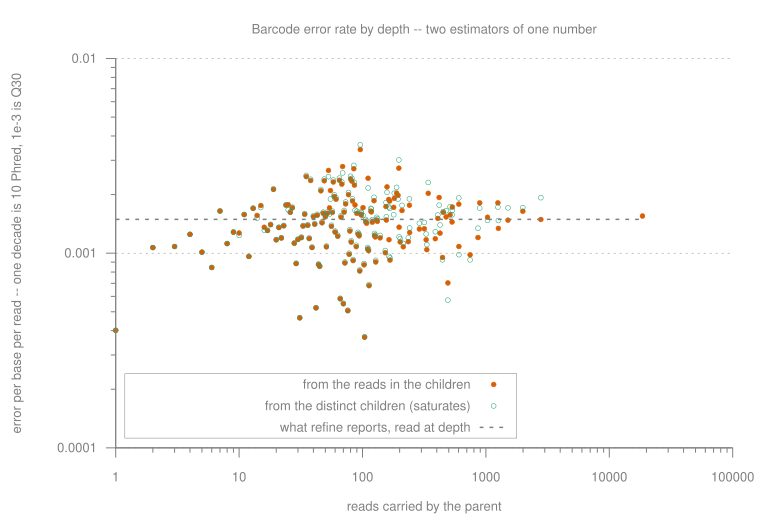

Source code (gnuplot):
set terminal svg size 760,520 font "Helvetica,13" enhanced
set output "/Users/mikesh/vcs/code/migec/assets/umi_error_rate.svg"
set border 3 lw 1 lc rgb "#808080"
set tics nomirror out textcolor rgb "#808080"
set title textcolor rgb "#808080"
set xlabel textcolor rgb "#808080"
set ylabel textcolor rgb "#808080"
set y2label textcolor rgb "#808080"
# Inside, bottom right, opaque-bordered but unfilled -- a legend in the margin makes every figure
# wider than its data and is the first thing a journal asks you to move.
set key inside bottom right box lw 0.5 lc rgb "#808080" textcolor rgb "#808080" samplen 2 spacing 1.1
set style fill solid 0.85 noborder
set grid ytics lw 0.5 lc rgb "#808080" dt 3
set datafile separator "\t"
set datafile missing "NA"

set title "Barcode error rate by depth -- two estimators of one number"
set xlabel "reads carried by the parent"
# Phred in the label rather than on a second axis: Phred is -10 log10 of an error rate, so on a log
# y axis one decade IS ten Phred and a linked axis would only relabel the same gridlines. (gnuplot
# refuses to link a nonlinear axis anyway.) It is named because the number this figure produces has
# to be comparable with the barcode's own reported quality, which is the only independent check on
# it there is -- `phred_from_reads` is column 10 of the table if you want it per row.
set ylabel "error per base per read -- one decade is 10 Phred, 1e-3 is Q30"
set logscale xy
set key inside bottom left
# The estimate that matters, and the reason there are two of it. Both invert a model of the same
# eps against the same row:
#
#   distinct children  u(c) = 3L (1 - exp(-c eps / 3))    saturates at 3L
#   reads in children  r(c) = c L eps                     no ceiling
#
# They agree while the neighbourhood is empty and part company as it fills, and the depth where
# they part is worth more than either curve: it is where a distance-1 estimate stops being usable
# on this library. `error_from_variants` is blank past saturation rather than small, because
# inverting a full neighbourhood reports "no errors" for the most error-ridden case there is.
#
# Never: read this at DEPTH. A child whose parent was never sequenced cannot be merged and so
# cannot be counted, which at 1-3 reads/UMI is 80% of them -- the left-hand end of this figure is a
# lower bound and the right-hand end is the measurement.
#
# Never: both series are bounded by the merges correction made, so neither survives a FULL barcode
# space -- there `correct_umis` refuses to merge, rightly, and both fall to zero. Against an
# injected rate: 0.99 and 0.97 of truth at 0.2% occupancy, 0.62 and 0.45 at 33%, and nothing at
# 100%. The `saturated` flag in the report is what says the answer is a floor.
plot "/Users/mikesh/vcs/code/migec/assets/PBMC.umi_errors.tsv" using 1:($9 > 0 ? $9 : 1/0) with points pt 7 ps 0.5 lc rgb "#d95f02"        title "from the reads in the children",      "" using 1:($8 > 0 ? $8 : 1/0) with points pt 6 ps 0.5 lc rgb "#1b9e77"        title "from the distinct children (saturates)",      "" using 1:($11 > 0 ? $11 : 1/0) with lines lw 1.5 dt 2 lc rgb "#808080"        title "what refine reports, read at depth"
